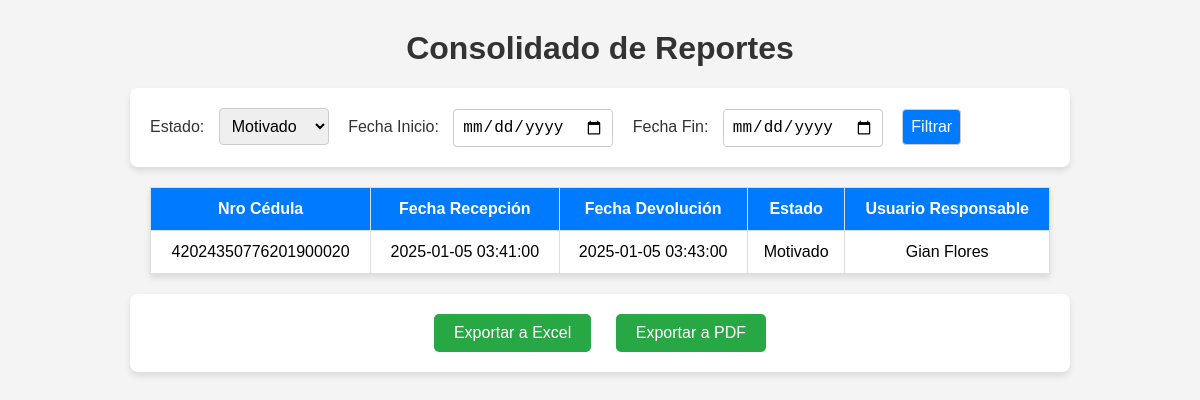
Before: /reportes2.php?estado=Motivado with the older database file.
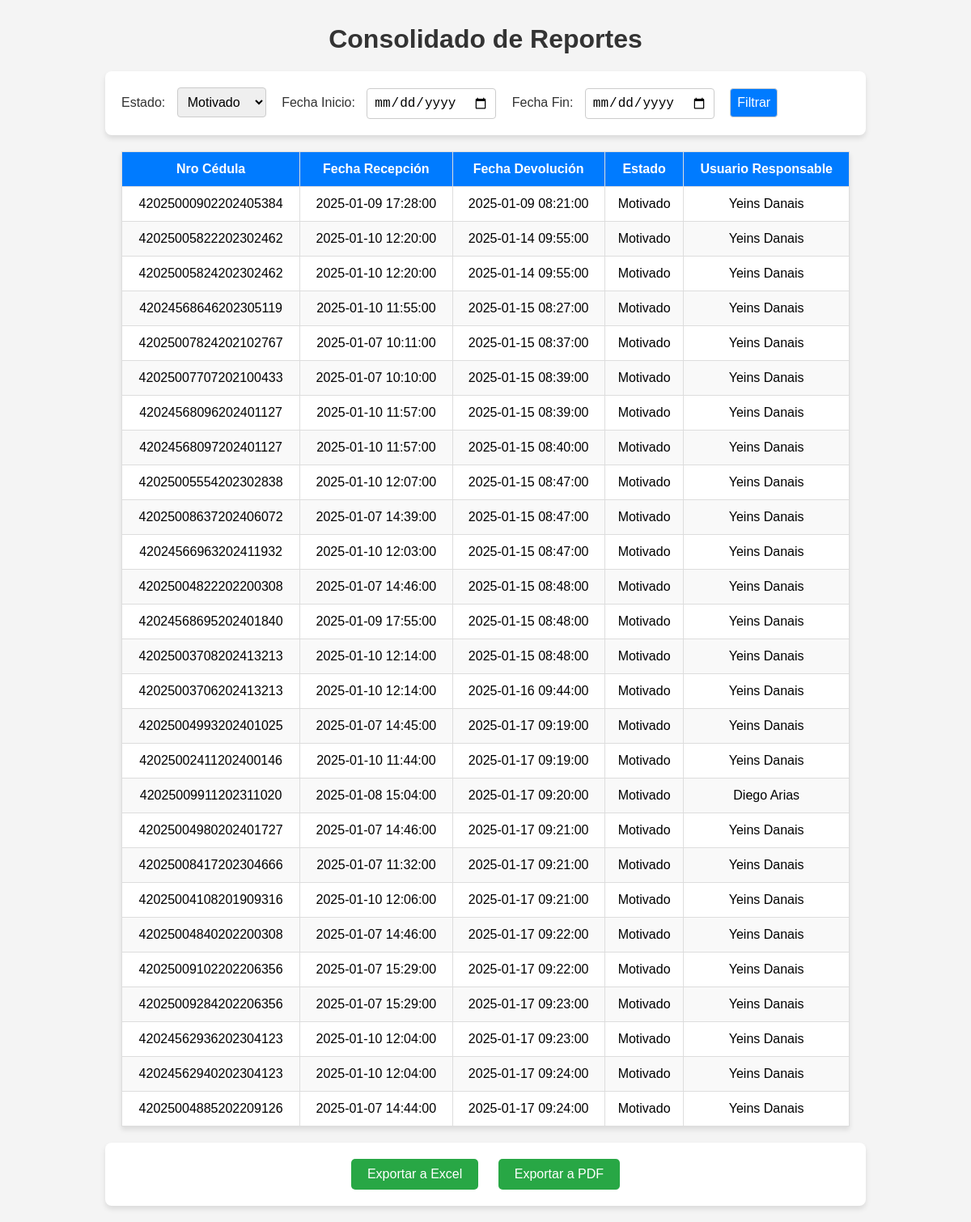
After: the same page with the newer database file.
### tables this page shows
CREATE TABLE `c_ingresos` (
  `id` int(11) NOT NULL,
  `nro_cedula` varchar(20) NOT NULL,
  `id_usuario` int(11) NOT NULL,
  `notificacion` varchar(250) NOT NULL,
  `cedula` varchar(250) NOT NULL,
  `anio` varchar(4) NOT NULL,
  `fecha_recep` datetime NOT NULL,
  `observaciones` varchar(250) DEFAULT NULL,
  `ipaddress` varchar(250) NOT NULL
);

CREATE TABLE `c_recepcion` (
  `id` int(11) NOT NULL,
  `nro_cedula` varchar(20) NOT NULL,
  `id_usuario` int(11) NOT NULL,
  `notificacion` varchar(250) NOT NULL,
  `cedula` varchar(250) NOT NULL,
  `anio` varchar(250) NOT NULL,
  `fecha_devolucion` datetime DEFAULT NULL,
  `observaciones` varchar(250) DEFAULT NULL,
  `ipaddress` varchar(250) NOT NULL,
  `estado` varchar(250) NOT NULL,
  `subtipo` varchar(250) NOT NULL
);

CREATE TABLE `usuarios` (
  `id` int(11) NOT NULL,
  `username` varchar(50) NOT NULL,
  `fullname` varchar(250) NOT NULL,
  `password` varchar(255) NOT NULL,
  `email` varchar(100) NOT NULL
);

### reportes2.php (the view, shortened to what this page needs)
<?php
require 'conexion.php';
$estado = isset($_GET['estado']) ? $_GET['estado'] : '';
$fecha_inicio = isset($_GET['fecha_inicio']) ? $_GET['fecha_inicio'] : '';
$fecha_fin = isset($_GET['fecha_fin']) ? $_GET['fecha_fin'] : '';
$query = "SELECT
            c_ingresos.nro_cedula,
            c_ingresos.fecha_recep,
            c_recepcion.fecha_devolucion,
            c_recepcion.estado,
            usuarios.fullname
          FROM
            c_ingresos
          LEFT JOIN
            c_recepcion ON c_ingresos.nro_cedula = c_recepcion.nro_cedula
          LEFT JOIN
            usuarios ON c_ingresos.id_usuario = usuarios.id
          WHERE 1=1";
if ($estado) {
    $query .= " AND c_recepcion.estado = '$estado'";
}
$result = $conn->query($query);
$registros = $result->fetch_all(MYSQLI_ASSOC);
?>
<!DOCTYPE html>
<html lang="es">
<head>
</head>
<body>
    <h1>Consolidado de Reportes</h1>
    <form method="GET" action="reportes2.php">
        <label for="estado">Estado:</label>
        <select name="estado" id="estado">
            <option value="Motivado" <?= $estado == 'Motivado' ? 'selected' : '' ?>>Motivado</option>
        </select>
        <label for="fecha_inicio">Fecha Inicio:</label>
        <input type="date" name="fecha_inicio" id="fecha_inicio" value="<?= $fecha_inicio ?>">
        <label for="fecha_fin">Fecha Fin:</label>
        <input type="date" name="fecha_fin" id="fecha_fin" value="<?= $fecha_fin ?>">
        <button type="submit">Filtrar</button>
    </form>
    <table>
        <thead>
            <tr>
                <th>Nro Cédula</th>
                <th>Fecha Recepción</th>
                <th>Fecha Devolución</th>
                <th>Estado</th>
                <th>Usuario Responsable</th>
            </tr>
        </thead>
        <tbody>
            <?php if (!empty($registros)): ?>
                <?php foreach ($registros as $registro): ?>
                    <tr>
                        <td><?= $registro['nro_cedula'] ?></td>
                        <td><?= $registro['fecha_recep'] ?></td>
                        <td><?= $registro['fecha_devolucion'] ?? 'Sin Devolución' ?></td>
                        <td><?= $registro['estado'] ?></td>
                        <td><?= $registro['fullname'] ?></td>
                    </tr>
                <?php endforeach; ?>
            <?php else: ?>
                <tr class="no-results">
                    <td colspan="5">No se encontraron registros.</td>
                </tr>
            <?php endif; ?>
        </tbody>
    </table>
    <div class="export-buttons">
        <form method="POST" action="exportar.php">
            <button type="submit" name="export_excel">Exportar a Excel</button>
            <button type="submit" name="export_pdf">Exportar a PDF</button>
        </form>
    </div>
</body>
</html>

Changed rows visible on the page:
removed c_ingresos: nro_cedula "42024350776201900020", fecha_recep "2025-01-05 03:41:00", c_recepcion.fecha_devolucion "2025-01-05 03:43:00", c_recepcion.estado "Motivado", id_usuario.fullname "Gian Flores"
added c_ingresos: nro_cedula "42025000902202405384", fecha_recep "2025-01-09 17:28:00", c_recepcion.fecha_devolucion "2025-01-09 08:21:00", c_recepcion.estado "Motivado", id_usuario.fullname "Yeins Danais"
added c_ingresos: nro_cedula "42025005822202302462", fecha_recep "2025-01-10 12:20:00", c_recepcion.fecha_devolucion "2025-01-14 09:55:00", c_recepcion.estado "Motivado", id_usuario.fullname "Yeins Danais"
added c_ingresos: nro_cedula "42025005824202302462", fecha_recep "2025-01-10 12:20:00", c_recepcion.fecha_devolucion "2025-01-14 09:55:00", c_recepcion.estado "Motivado", id_usuario.fullname "Yeins Danais"
added c_ingresos: nro_cedula "42024568646202305119", fecha_recep "2025-01-10 11:55:00", c_recepcion.fecha_devolucion "2025-01-15 08:27:00", c_recepcion.estado "Motivado", id_usuario.fullname "Yeins Danais"
added c_ingresos: nro_cedula "42025007824202102767", fecha_recep "2025-01-07 10:11:00", c_recepcion.fecha_devolucion "2025-01-15 08:37:00", c_recepcion.estado "Motivado", id_usuario.fullname "Yeins Danais"
added c_ingresos: nro_cedula "42025007707202100433", fecha_recep "2025-01-07 10:10:00", c_recepcion.fecha_devolucion "2025-01-15 08:39:00", c_recepcion.estado "Motivado", id_usuario.fullname "Yeins Danais"
added c_ingresos: nro_cedula "42024568096202401127", fecha_recep "2025-01-10 11:57:00", c_recepcion.fecha_devolucion "2025-01-15 08:39:00", c_recepcion.estado "Motivado", id_usuario.fullname "Yeins Danais"
added c_ingresos: nro_cedula "42024568097202401127", fecha_recep "2025-01-10 11:57:00", c_recepcion.fecha_devolucion "2025-01-15 08:40:00", c_recepcion.estado "Motivado", id_usuario.fullname "Yeins Danais"
added c_ingresos: nro_cedula "42025005554202302838", fecha_recep "2025-01-10 12:07:00", c_recepcion.fecha_devolucion "2025-01-15 08:47:00", c_recepcion.estado "Motivado", id_usuario.fullname "Yeins Danais"
added c_ingresos: nro_cedula "42025008637202406072", fecha_recep "2025-01-07 14:39:00", c_recepcion.fecha_devolucion "2025-01-15 08:47:00", c_recepcion.estado "Motivado", id_usuario.fullname "Yeins Danais"
added c_ingresos: nro_cedula "42024566963202411932", fecha_recep "2025-01-10 12:03:00", c_recepcion.fecha_devolucion "2025-01-15 08:47:00", c_recepcion.estado "Motivado", id_usuario.fullname "Yeins Danais"
added c_ingresos: nro_cedula "42025004822202200308", fecha_recep "2025-01-07 14:46:00", c_recepcion.fecha_devolucion "2025-01-15 08:48:00", c_recepcion.estado "Motivado", id_usuario.fullname "Yeins Danais"
added c_ingresos: nro_cedula "42024568695202401840", fecha_recep "2025-01-09 17:55:00", c_recepcion.fecha_devolucion "2025-01-15 08:48:00", c_recepcion.estado "Motivado", id_usuario.fullname "Yeins Danais"
added c_ingresos: nro_cedula "42025003708202413213", fecha_recep "2025-01-10 12:14:00", c_recepcion.fecha_devolucion "2025-01-15 08:48:00", c_recepcion.estado "Motivado", id_usuario.fullname "Yeins Danais"
added c_ingresos: nro_cedula "42025003706202413213", fecha_recep "2025-01-10 12:14:00", c_recepcion.fecha_devolucion "2025-01-16 09:44:00", c_recepcion.estado "Motivado", id_usuario.fullname "Yeins Danais"
added c_ingresos: nro_cedula "42025004993202401025", fecha_recep "2025-01-07 14:45:00", c_recepcion.fecha_devolucion "2025-01-17 09:19:00", c_recepcion.estado "Motivado", id_usuario.fullname "Yeins Danais"
added c_ingresos: nro_cedula "42025002411202400146", fecha_recep "2025-01-10 11:44:00", c_recepcion.fecha_devolucion "2025-01-17 09:19:00", c_recepcion.estado "Motivado", id_usuario.fullname "Yeins Danais"
added c_ingresos: nro_cedula "42025009911202311020", fecha_recep "2025-01-08 15:04:00", c_recepcion.fecha_devolucion "2025-01-17 09:20:00", c_recepcion.estado "Motivado", id_usuario.fullname "Diego Arias"
added c_ingresos: nro_cedula "42025004980202401727", fecha_recep "2025-01-07 14:46:00", c_recepcion.fecha_devolucion "2025-01-17 09:21:00", c_recepcion.estado "Motivado", id_usuario.fullname "Yeins Danais"
added c_ingresos: nro_cedula "42025008417202304666", fecha_recep "2025-01-07 11:32:00", c_recepcion.fecha_devolucion "2025-01-17 09:21:00", c_recepcion.estado "Motivado", id_usuario.fullname "Yeins Danais"
added c_ingresos: nro_cedula "42025004108201909316", fecha_recep "2025-01-10 12:06:00", c_recepcion.fecha_devolucion "2025-01-17 09:21:00", c_recepcion.estado "Motivado", id_usuario.fullname "Yeins Danais"
added c_ingresos: nro_cedula "42025004840202200308", fecha_recep "2025-01-07 14:46:00", c_recepcion.fecha_devolucion "2025-01-17 09:22:00", c_recepcion.estado "Motivado", id_usuario.fullname "Yeins Danais"
added c_ingresos: nro_cedula "42025009102202206356", fecha_recep "2025-01-07 15:29:00", c_recepcion.fecha_devolucion "2025-01-17 09:22:00", c_recepcion.estado "Motivado", id_usuario.fullname "Yeins Danais"
added c_ingresos: nro_cedula "42025009284202206356", fecha_recep "2025-01-07 15:29:00", c_recepcion.fecha_devolucion "2025-01-17 09:23:00", c_recepcion.estado "Motivado", id_usuario.fullname "Yeins Danais"
added c_ingresos: nro_cedula "42024562936202304123", fecha_recep "2025-01-10 12:04:00", c_recepcion.fecha_devolucion "2025-01-17 09:23:00", c_recepcion.estado "Motivado", id_usuario.fullname "Yeins Danais"
added c_ingresos: nro_cedula "42024562940202304123", fecha_recep "2025-01-10 12:04:00", c_recepcion.fecha_devolucion "2025-01-17 09:24:00", c_recepcion.estado "Motivado", id_usuario.fullname "Yeins Danais"
added c_ingresos: nro_cedula "42025004885202209126", fecha_recep "2025-01-07 14:44:00", c_recepcion.fecha_devolucion "2025-01-17 09:24:00", c_recepcion.estado "Motivado", id_usuario.fullname "Yeins Danais"
